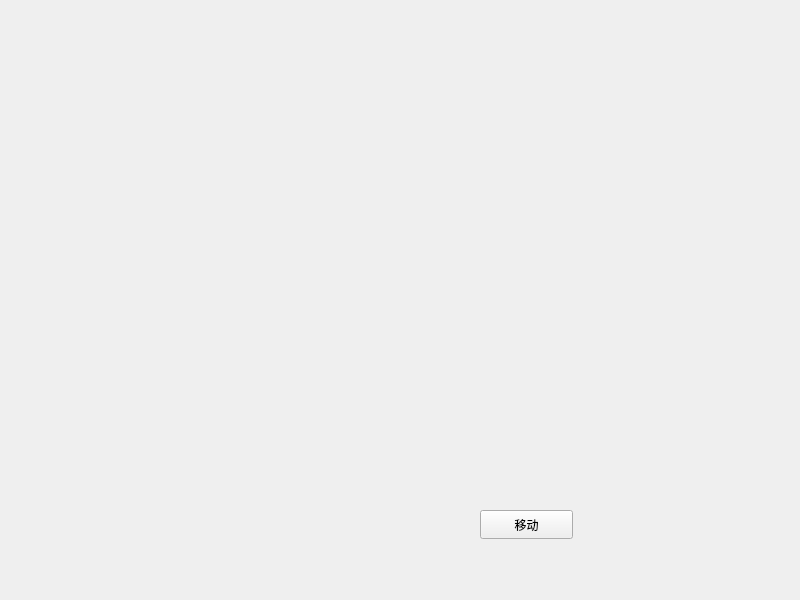
<?xml version="1.0" encoding="UTF-8"?>
<ui version="4.0">
 <class>Widget</class>
 <widget class="QWidget" name="Widget">
  <property name="geometry">
   <rect>
    <x>0</x>
    <y>0</y>
    <width>800</width>
    <height>600</height>
   </rect>
  </property>
  <property name="windowTitle">
   <string>Widget</string>
  </property>
  <widget class="QPushButton" name="btn1">
   <property name="geometry">
    <rect>
     <x>480</x>
     <y>510</y>
     <width>93</width>
     <height>29</height>
    </rect>
   </property>
   <property name="text">
    <string>移动</string>
   </property>
  </widget>
 </widget>
 <resources/>
 <connections/>
</ui>
